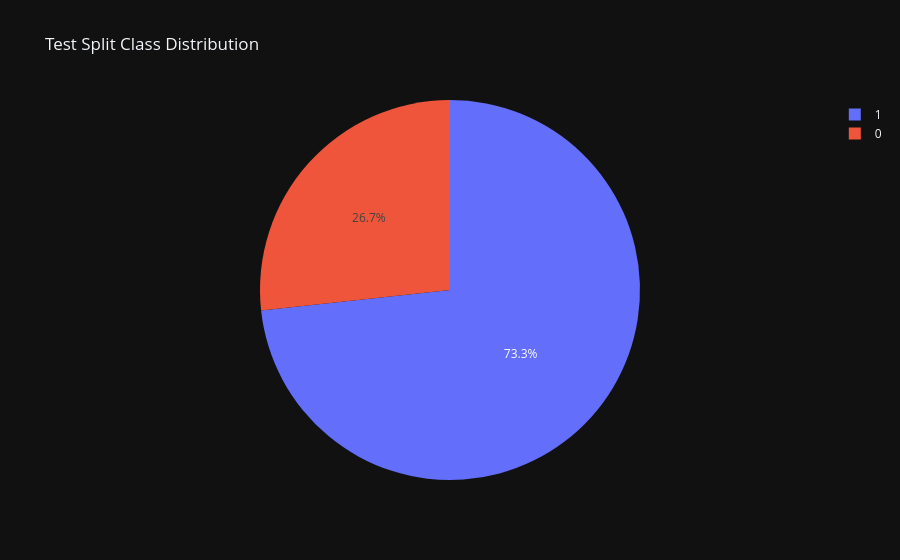

Notebook code for this chart:
### Code cell
test_counts = (
    test_df.group_by("label")
    .len()
    .with_columns(
        (pl.col("len") / test_df.height).alias("proportion")
    )
)
fig = px.pie(
    test_counts,
    names="label",
    values="proportion",
    title="Test Split Class Distribution"
)
fig.show()

### Figure 1 — Plotly figure (JSON) as saved in the notebook; plotly's stock layout.template omitted (floating-point values rounded to 4 significant figures)
{"data": [{"domain": {"x": [0.0, 1.0], "y": [0.0, 1.0]}, "hovertemplate": "label=%{label}<br>proportion=%{value}<extra></extra>", "labels": [0, 1], "legendgroup": "", "name": "", "showlegend": true, "values": [0.2672, 0.7328], "type": "pie"}], "layout": {"legend": {"tracegroupgap": 0}, "title": {"text": "Test Split Class Distribution"}}}
